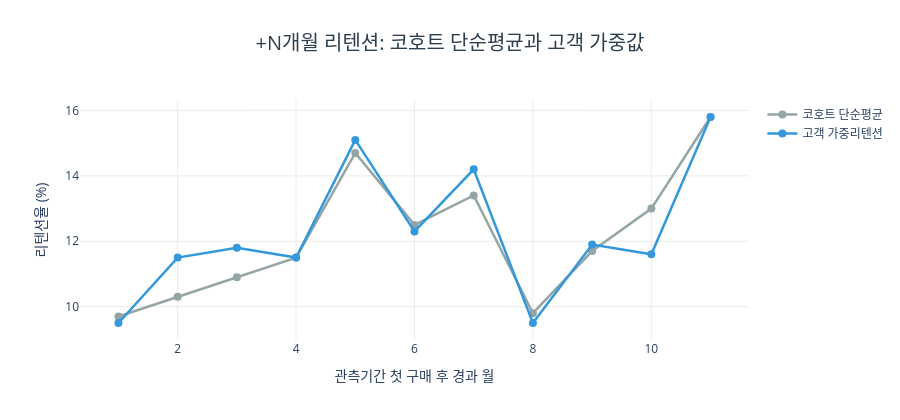

Notebook code for this chart:
### Code cell
fig = go.Figure()
for metric, color in [('코호트_단순평균', '#95a5a6'), ('고객_가중리텐션', '#3498db')]:
    fig.add_trace(go.Scatter(
        x=avg_by_lag['경과월'], y=avg_by_lag[metric],
        mode='lines+markers', name=metric.replace('_', ' '),
        line=dict(color=color, width=2.5), marker=dict(size=8),
    ))
fig.update_layout(
    title=dict(
        text='+N개월 리텐션: 코호트 단순평균과 고객 가중값',
        x=0.5, xanchor='center', font=dict(size=20, color='#2c3e50'),
    ),
    xaxis=dict(title='관측기간 첫 구매 후 경과 월', gridcolor='#ececec'),
    yaxis=dict(title='리텐션율 (%)', gridcolor='#ececec'),
    plot_bgcolor='white', height=420,
)
fig.show()

### Figure 1 — Plotly figure (JSON) as saved in the notebook; plotly's stock layout.template omitted (floating-point values rounded to 4 significant figures)
{"data": [{"line": {"color": "#95a5a6", "width": 2.5}, "marker": {"size": 8}, "mode": "lines+markers", "name": "코호트 단순평균", "type": "scatter", "x": [1, 2, 3, 4, 5, 6, 7, 8, 9, 10, 11], "y": [9.7, 10.3, 10.9, 11.5, 14.7, 12.5, 13.4, 9.8, 11.7, 13.0, 15.8]}, {"line": {"color": "#3498db", "width": 2.5}, "marker": {"size": 8}, "mode": "lines+markers", "name": "고객 가중리텐션", "type": "scatter", "x": [1, 2, 3, 4, 5, 6, 7, 8, 9, 10, 11], "y": [9.5, 11.5, 11.8, 11.5, 15.1, 12.3, 14.2, 9.5, 11.9, 11.6, 15.8]}], "layout": {"height": 420, "plot_bgcolor": "white", "title": {"font": {"color": "#2c3e50", "size": 20}, "text": "+N개월 리텐션: 코호트 단순평균과 고객 가중값", "x": 0.5, "xanchor": "center"}, "xaxis": {"gridcolor": "#ececec", "title": {"text": "관측기간 첫 구매 후 경과 월"}}, "yaxis": {"gridcolor": "#ececec", "title": {"text": "리텐션율 (%)"}}}}
